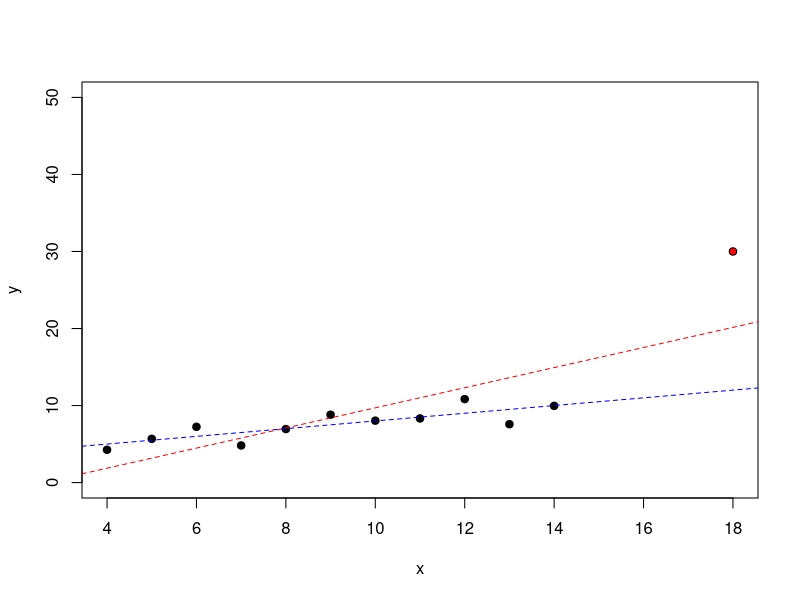
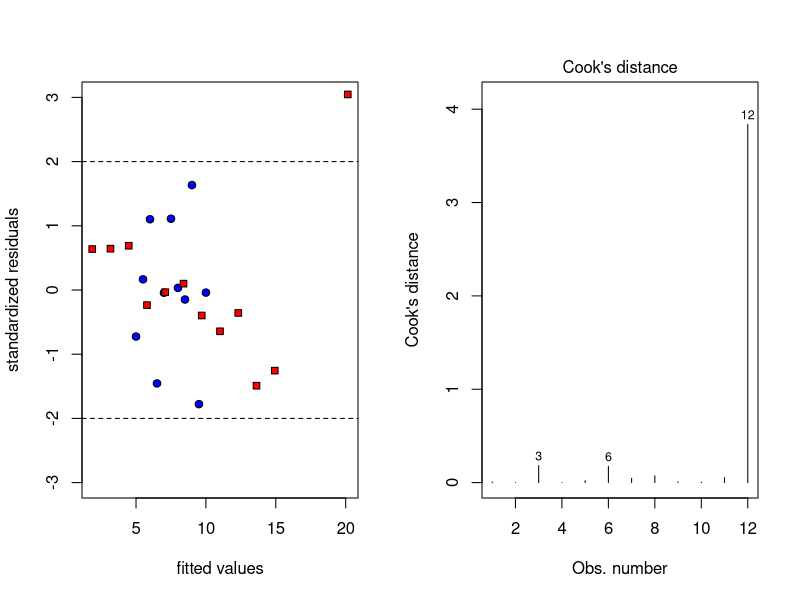

These figures' R source, in order:
## 离群值

lm1 = lm(y1~x1,data = anscombe)
x = c(anscombe$x1, 18) # 人为添加异常数据
y = c(anscombe$y1,30) # 人为添加异常数据
lm.xy = lm(y~x)
par(mfrow=c(1,1))
plot(x,y,pch = 21,bg=c(rep("black",11),"red"),ylim=c(0,50))
abline(coef(lm.xy),lty=2,col="red")
abline(coef(lm1),lty=2,col="blue")

par(mfrow=c(1,2))
plot(c(fitted(lm1),fitted(lm.xy)),
     c(rstandard(lm1),rstandard(lm.xy)),
     ylim=c(-3,3),pch = c(rep(21,11),rep(22,12)),
     bg = c(rep("blue",11),rep("red",12)),
     xlab = "fitted values",
     ylab="standardized residuals")
abline(h=c(-2,2),lty=2)
plot(lm.xy,4) #画出第二组数据的cook距离
